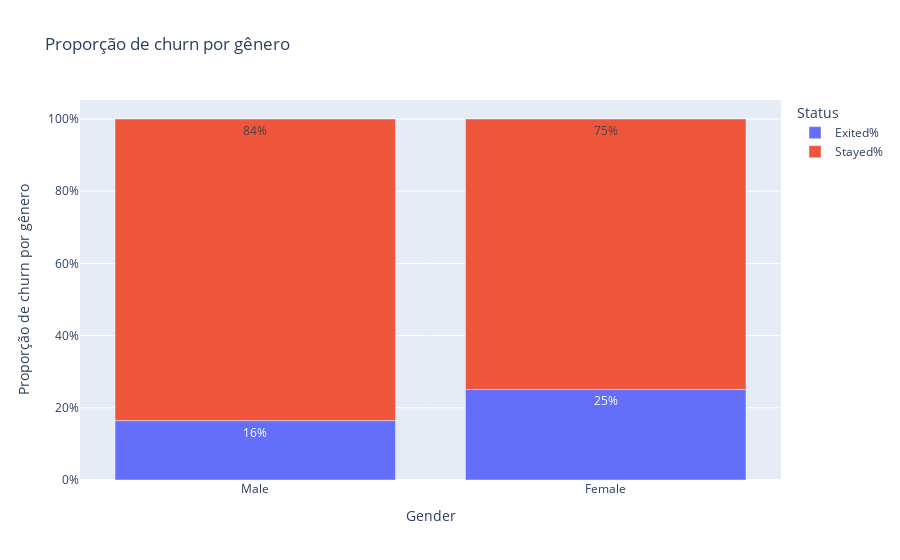

Notebook code cell kept with this figure:
### Markdown cell above
O fato de haver um churn maior na Alemanha indica que essa propriedade pode ter informações importantes para previsão.

## Gender

No que tange a gênero, notamos que mulheres tendem a fechar suas contas mais que homens proporcionalmente falando.

### Code cell
gender_counting = count_exited(X_raw, Y, 'Gender')
plot_counting('Proporção de churn por gênero', gender_counting)

### Figure 1 — Plotly figure (JSON) as saved in the notebook; plotly's stock layout.template omitted (floating-point values rounded to 4 significant figures)
{"data": [{"hovertemplate": "Status=Exited%<br>Gender=%{x}<br>Proportion=%{y}<br>text=%{text}<extra></extra>", "legendgroup": "Exited%", "marker": {"color": "#636efa", "pattern": {"shape": ""}}, "name": "Exited%", "orientation": "v", "showlegend": true, "text": ["16%", "25%"], "textposition": "auto", "type": "bar", "x": ["Male", "Female"], "xaxis": "x", "y": [0.1646, 0.2507], "yaxis": "y"}, {"hovertemplate": "Status=Stayed%<br>Gender=%{x}<br>Proportion=%{y}<br>text=%{text}<extra></extra>", "legendgroup": "Stayed%", "marker": {"color": "#EF553B", "pattern": {"shape": ""}}, "name": "Stayed%", "orientation": "v", "showlegend": true, "text": ["84%", "75%"], "textposition": "auto", "type": "bar", "x": ["Male", "Female"], "xaxis": "x", "y": [0.8354, 0.7493], "yaxis": "y"}], "layout": {"autosize": true, "barmode": "relative", "hovermode": "x unified", "legend": {"title": {"text": "Status"}, "tracegroupgap": 0}, "title": {"text": "Proporção de churn por gênero"}, "xaxis": {"anchor": "y", "autorange": true, "domain": [0, 1], "range": [-0.5, 1.5], "title": {"text": "Gender"}, "type": "category"}, "yaxis": {"anchor": "x", "autorange": true, "domain": [0, 1], "range": [0, 1.053], "tickformat": ".0%", "title": {"text": "Proporção de churn por gênero"}, "type": "linear"}}}
